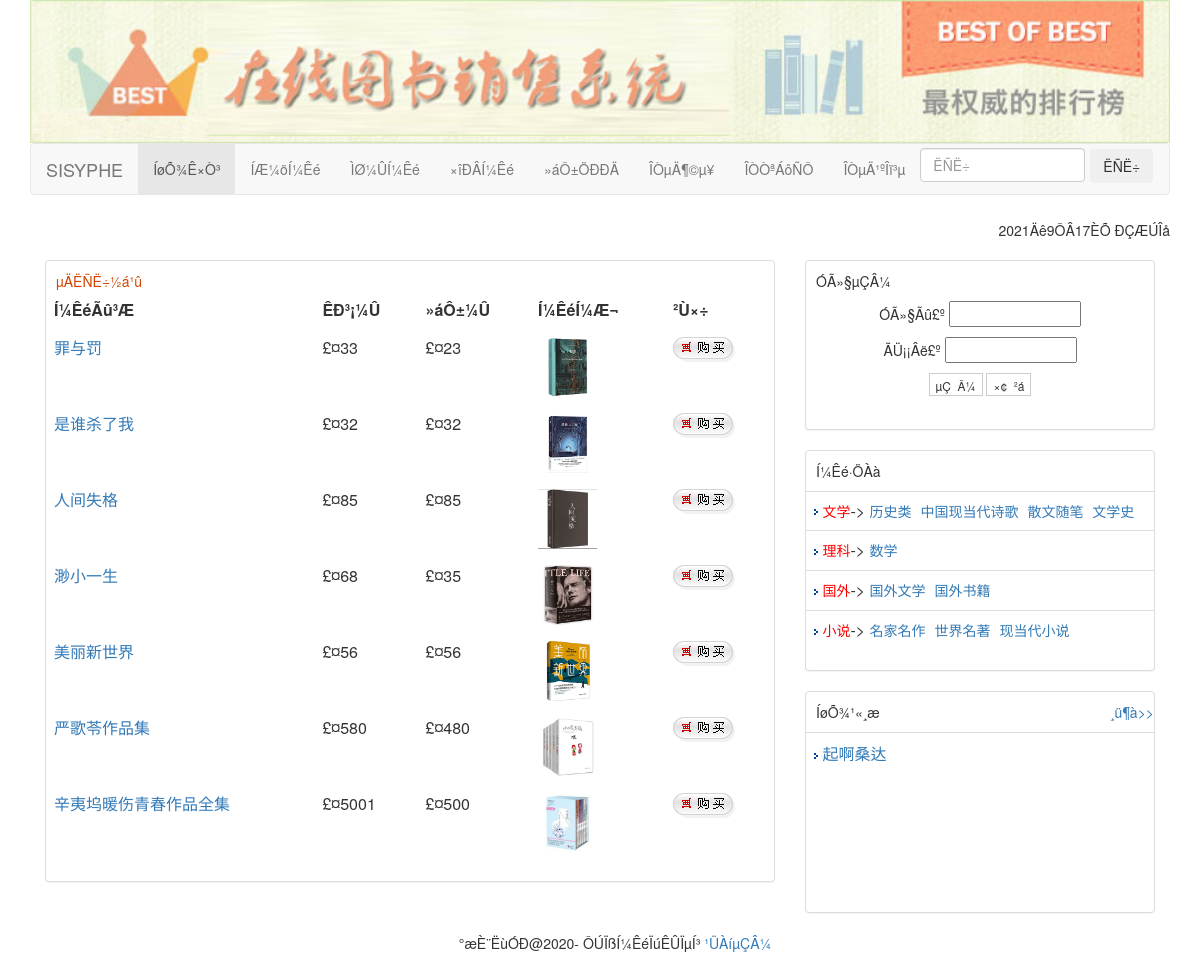
Screenshot of /search.php with the database file from the repository.
### tables this page shows
CREATE TABLE IF NOT EXISTS `shu` (
  `id` int(4) NOT NULL AUTO_INCREMENT,
  `name` varchar(25) DEFAULT NULL COMMENT '图书名称',
  `jianjie` mediumtext COMMENT '图书介绍',
  `xinghao` varchar(25) DEFAULT NULL COMMENT '图书型号',
  `tupian` varchar(200) DEFAULT NULL COMMENT '图书图片',
  `shuliang` int(4) DEFAULT NULL COMMENT '图书数量',
  `cishu` int(4) DEFAULT NULL COMMENT '卖出次数',
  `tuijian` int(4) DEFAULT NULL COMMENT '是否推荐',
  `dalei` int(4) DEFAULT NULL COMMENT '大类id',
  `xiaolei` int(4) NOT NULL COMMENT '小类id',
  `huiyuanjia` varchar(25) DEFAULT NULL COMMENT '会员价',
  `shichangjia` varchar(25) DEFAULT NULL COMMENT '市场价',
  `chubanshe` varchar(25) DEFAULT NULL COMMENT '出版社id',
  `tejia` int(2) DEFAULT NULL COMMENT '是否特价',
  `addtime` datetime NOT NULL COMMENT '添加时间',
  PRIMARY KEY (`id`)
);

CREATE TABLE IF NOT EXISTS `categories` (
  `id` int(6) NOT NULL AUTO_INCREMENT COMMENT '主键id',
  `name` varchar(50) NOT NULL COMMENT '分类名称',
  `reid` int(6) NOT NULL COMMENT '上级分类id',
  PRIMARY KEY (`id`)
);

CREATE TABLE IF NOT EXISTS `news` (
  `id` int(10) NOT NULL AUTO_INCREMENT COMMENT '主键id',
  `title` varchar(50) NOT NULL COMMENT '新闻公告名称',
  `content` text NOT NULL COMMENT '新闻公告内容',
  `addtime` datetime NOT NULL COMMENT '发布时间',
  PRIMARY KEY (`id`)
);

### search.php (the view)
<div class="container">
	<div class="row">
<?php
require("header.php");
?>
	</div>
<div class="container-fluid">
	<div class="row" >
		<div class="col-md-8" >
			<div class="panel panel-default">
		    	<div class="row">
		     		<div class="col-md-12" style="margin:10px 0px 0px 10px"><span style="float:left;color:#d14500;"><?php echo $goodsName?>µÄËÑË÷½á¹û</span></div>
				 </div>
				 <div class="row">
				 <div class="col-md-12">
	<table class="table" >
			<th style="border: white 0px solid;">Í¼ÊéÃû³Æ</th>
			<th style="border: white 0px solid;">ÊÐ³¡¼Û</th>
			<th style="border: white 0px solid;">»áÔ±¼Û</th>
			<th style="border: white 0px solid;">Í¼ÊéÍ¼Æ¬</th>
			<th style="border: white 0px solid;">²Ù×÷</th>
<?php
$sql="select * from shu where name like '%$goodsName%' order by id DESC";
			$result=mysqli_query($conn,$sql);
while($data=mysqli_fetch_array($result)){
?>
		<tr align='left' bgcolor="#FFFFFF" height="22">
			<td style="border: white 0px solid;"><a href="goodsDetail.php?goodsId=<?php echo $data['id']?>"><?php echo $data['name']?></a></td>
			<td style="border: white 0px solid;">£¤<?php echo $data['shichangjia']?><br/></td>
			<td style="border: white 0px solid;">£¤<?php echo $data['huiyuanjia']?></td>
			<td style="border: white 0px solid;"><a href="goodsDetail.php?goodsId=<?php echo $data['id']?>"> <img width="60" height="60" src="<?php echo $data['tupian']?>"/> </a></td>
			<td style="border: white 0px solid;"><a href="cart.php?id=<?php echo $data['id']?>&act=buy"><img alt="" src="./images/icon_buy.gif" border=0/></a></td>
		</tr>
<?php
}
	?></table></div>
</div>
	        </div>
	     </div>
	     <div class="col-md-4">
				<?php
			require("right.php");
			?>
		</div></div></div>
<div class="row">
<div class="col-md-12" align="center">
<?php
require("footer.php");
?>	</div></div>
</div>

### right.php (shortened to what this page needs)
<div class="container-fluid">
<div class="row">
<div class="panel panel-default" >
<div class="row"  style="margin-bottom: 10px">
	<div class="col-xs-12 col-sm-12 col-md-12" style="margin:10px 0px 0px 10px">ÓÃ»§µÇÂ¼</div>
</div>
<?php
if($_SESSION['login']=="")
{
?>
<form action="login.php?act=login" name="userLogin" method="post" onSubmit="return login()">
<div class="row" >
	<div class="col-md-12" align="center" style="margin-bottom: 10px">
		<font>ÓÃ»§Ãû£º</font>
		<input  id="username" title="ÓÃ»§Ãû²»ÄÜÎª¿Õ" size="14" name="userName" type="text" />
	</div>
</div>
<div class="row">
	<div class="col-md-12" align="center" style="margin-bottom: 10px">
		<font>ÃÜ¡¡Âë£º</font>
		<input  title="ÃÜÂë²»ÄÜÎª¿Õ" type="password" size="14" name="userPw"/>
	</div>
</div>
<div class="row">
	<div class="col-md-12" align="center" style="margin-bottom: 5%">
	  <input type="submit" value="µÇ  Â¼"  style="border:#ccc 1px solid; background-color:#FFFFFF; font-size:12px; padding-top:3px;" />
	  <input type="button" value="×¢  ²á" onclick="javascript:location.href='reg.php'" style="border:#ccc 1px solid; background-color:#FFFFFF; font-size:12px; padding-top:3px;" />
	</div>
</div>
		    </form>
<?php
	}
	?>
	</div>
</div>
<div class="row">
<div class="panel panel-default"  >
<div class="row">
	<div class="col-md-4" style="margin:10px 0px 0px 10px">Í¼Êé·ÖÀà</div>
	</div>
	<div class="row">
     <div class="col-md-12" style="margin:10px 0px 0px">
	     <table class="table">
<?php
	$sql="select * from categories where reid=0";
	$result=mysqli_query($conn,$sql);
while($data=mysqli_fetch_array($result))
{
						?>
		          <tr>
		             <td height="28"  width="100%">
		                   <img src="./img/head-mark3.gif" align="middle" class="img-vm" border="0"/>
		                      <a href="./cat.php?dalei=<?php echo $data['id']?>">
		                         <span style="font-size:14px;color:red"><?php echo $data['name']?></span></a>->
<?php
	$sq="select * from categories where reid=".$data['id'];
$res=mysqli_query($conn,$sq);
while($d=mysqli_fetch_array($res))
echo  '<a href="./cat.php?xiaolei='.$d['id'].'">  <span style="font-size:14px;">'.$d['name'].'</span></a>&nbsp;';
						?>
		              </td>
		          </tr> <?php
							}
							?>
		 </table>
 </div>
</div>
		</div>
</div>
				<div class="row">
					<div class="panel panel-default"  >
						<div class="row">
							<div class="col-md-12" style="margin:10px 0px 0px 0px">
							<font style="margin-left: 10px">ÍøÕ¾¹«¸æ</font>
							<a  style="float: right" href="./gonggao.php">¸ü¶à>></a></div>
						</div>
	<div class="row">
     <div class="col-md-12" style="margin:10px 0px 0px">
		<div style="overflow:hidden;height:180px;">
		 <table class="table">
<?php
			 $sql="select * from news order by id DESC limit 0,6";
			 $result=mysqli_query($conn,$sql);
			 while($data=mysqli_fetch_array($result)){
						?>
		        <tr><td height="28"  width="100%"><div  style="padding:2px 0px;"><div class="f-left"><img src="./img/head-mark3.gif" align="middle" border="0"/> <a href="./details.php?id=<?php echo $data['id']?>" title=""><span style=""><?php echo $data['title']?></span></a></div><div class="clear"></div></div></td></tr>
<?php
							}
							?>
		 </table>
						 </div>
</div>			</div>
				    </div>
	</div></div>

### rows the page displays
shu: name "罪与罚", shichangjia "33", huiyuanjia "23", tupian (picture)
shu: name "是谁杀了我", shichangjia "32", huiyuanjia "32", tupian (picture)
shu: name "人间失格", shichangjia "85", huiyuanjia "85", tupian (picture)
shu: name "渺小一生", shichangjia "68", huiyuanjia "35", tupian (picture)
shu: name "美丽新世界", shichangjia "56", huiyuanjia "56", tupian (picture)
shu: name "严歌苓作品集", shichangjia "580", huiyuanjia "480", tupian (picture)
shu: name "辛夷坞暖伤青春作品全集", shichangjia "5001", huiyuanjia "500", tupian (picture)
categories: name "文学"
categories: name "历史类"
categories: name "中国现当代诗歌"
categories: name "散文随笔"
categories: name "文学史"
categories: name "理科"
categories: name "数学"
categories: name "国外"
categories: name "国外文学"
categories: name "国外书籍"
categories: name "小说"
categories: name "名家名作"
categories: name "世界名著"
categories: name "现当代小说"
news: title "起啊桑达"
